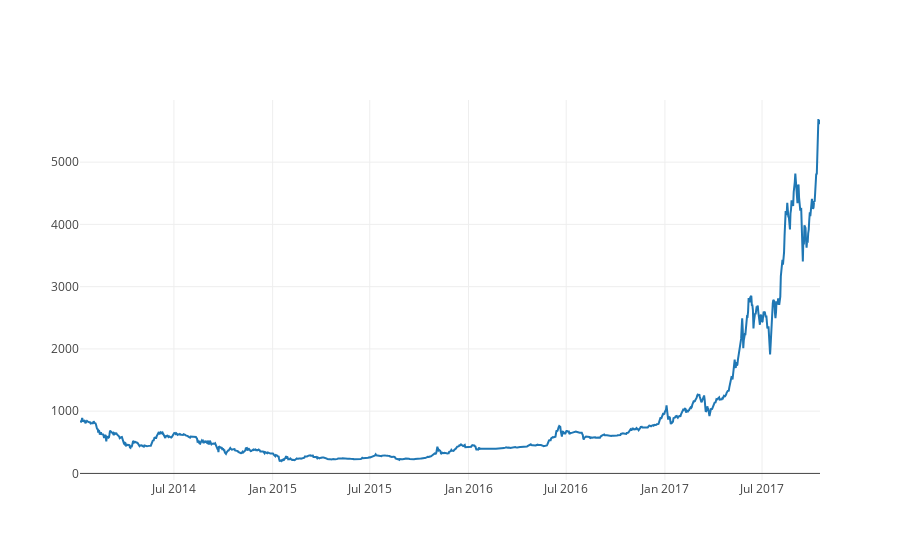

Write notebook code for a chart like this one.
### Markdown cell above
#### Plot new line graph again on `Weighted Price` with newly filled values

### Code cell
btc_trace = go.Scatter(x=data.index, y=data['Weighted Price'], name= 'Price')
py.iplot([btc_trace])

### Figure 1 — Plotly figure (JSON) as saved in the notebook; plotly's stock layout.template omitted (floating-point values rounded to 4 significant figures; data arrays with more than 128 entries replaced by an {"elided": "..."} marker saying what was removed)
{"data": [{"name": "Price", "type": "scatter", "x": {"elided": "1380 str values"}, "y": {"elided": "1380 float values"}}], "layout": {}}
